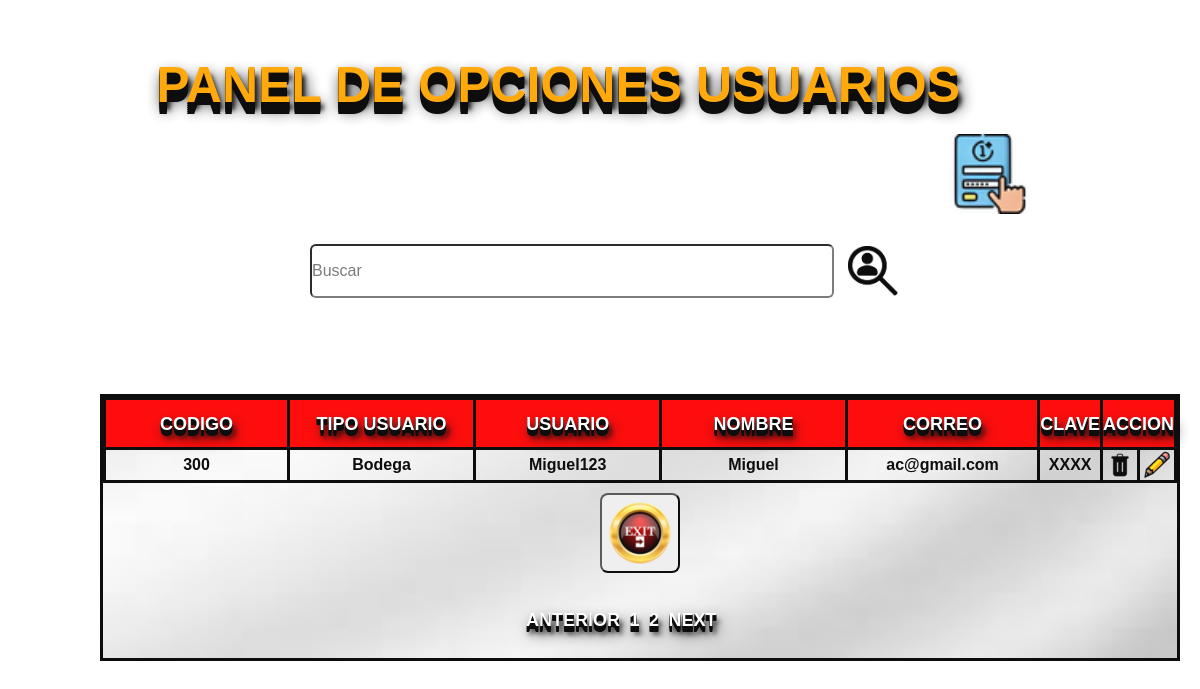
Screenshot of /tabla_usuario/index.php?pagina=2 with the database file from the repository.
### tables this page shows
CREATE TABLE `usuario` (
  `id_usu` int(12) NOT NULL,
  `nombre_usuario` varchar(40) DEFAULT NULL,
  `correo` varchar(50) DEFAULT NULL,
  `usuario` varchar(40) DEFAULT NULL,
  `clave` varchar(250) DEFAULT NULL,
  `id_rol` int(12) DEFAULT NULL
);

### tabla_usuario/index.php (the view, shortened to what this page needs)
<!DOCTYPE html>
<html lang="en">
<head>
    <link rel="stylesheet" href="../css/usuarios.css">
</head>
<body>
<?php
	include("../conexion/conexion.php");
	$registros=3;
	if(isset($_GET["pagina"])){
		if($_GET["pagina"]==1){
			header("Location:./index.php");
		}else{
			$pagina=$_GET["pagina"];
		}
	}else{
		$pagina=1;
	}
	$empieza=($pagina-1)*$registros;
	$sql_total="SELECT * FROM usuario where id_rol <=4";
	$resultado=$base->prepare($sql_total);
	$resultado->execute(array());
	$numfilas=$resultado->rowCount();
	$totalpagina=ceil($numfilas/$registros);
	$registros=$base->query("SELECT * FROM usuario where id_rol <=4 LIMIT $empieza, $registros")->fetchALL(PDO::FETCH_OBJ);
?>
<h3>PANEL DE OPCIONES USUARIOS</h3>
    <form method="post" action="buscar.php">
        <div id="nim">
            <a href="registrar.php">
                <button type="button" class="btn btn-primary">
                </button>
            </a>
        </div>
        <input class="buscar"  type="search" name="busca"  id="" placeholder="Buscar">
        <button id="but" class="uno">buscar</button>
        <br> <br>
        <div id="tag">
        <table  class="table">
        <tr>
            <th>Codigo</th>
            <th>Tipo usuario</th>
            <th >Usuario</th>
            <th >Nombre</th>
            <th >Correo</th>
            <th >Clave</th>
            <th colspan="2">Accion</th>
        </tr>
        <?php
            foreach ($registros as $move) {
        ?>
            <tr>
                <td><?php echo $move->id_usu;?></td>
                <?php
				if($move->id_rol==1){
					$aux="Administrador"
					?>
					<td><?php echo $aux;?></td>
				<?php
				}
				elseif($move->id_rol==2){
					$aux="Vendedor"
					?>
					<td><?php echo $aux;?></td>
				<?php
                }
				elseif($move->id_rol==3){
					$aux="Auditor"
					?>
					<td><?php echo $aux;?></td>
				<?php
                }
				else{
					$aux="Bodega"
					?>
					<td><?php echo $aux;?></td>
				<?php
                }
			    ?>
                <td><?php echo $move->usuario?></td>
                <td><?php echo $move->nombre_usuario?></td>
                <td><?php echo $move->correo?></td>
                <td><?php echo "XXXX"?></td>
                <td>
                    <a id="q1" href="eliminar.php?id=<?php echo $move->id_usu?> & nomb=<?php echo $move->nombre_usuario?>">
					    <img src="../imagenes/borrar.png" alt="eliminar">
                    </a>
                </td>
                <td>
                    <a id="q2" href="modificar.php?id=<?php echo $move->id_usu?> & nomb=<?php echo $move->nombre_usuario?>">
					    <img src="../imagenes/lapiz.png" alt="modificar">
                    </a>
                </td>
            </tr>
        <?php
        }
        ?>
    </div>
		<td>
			<a href="../administrador/index.php" onmouseup="window.close()">
                <input  id="bot" type="button" value="cerrar" name="cerrar" >
            </a>
		</td>
    </form>
    <div id="pagina">
        <nav>
            <ul>
                <li <?php  echo $_GET['pagina']=1?>>
                    <a href="index.php?pagina=<?php echo $_GET['pagina']=1 ?>">Anterior</a>
                </li>
                <?php
                for($i=0; $i<$totalpagina; $i++):?>
                <li  <?php echo $_GET ['pagina']==$i+1? 'active': ''?>">
                    <a href="index.php?pagina=<?php echo $i+1?>"><?php echo $i+1?></a>
                </li>
                <?php endfor?>
                <li <?php  echo $_GET['pagina']>=$totalpagina? 'disabled' : '' ?> ">
                    <a  href="index.php?pagina=<?php echo $_GET['pagina']+1 ?>">Next</a>
                </li>
            </ul>
        </nav>
    </div>
</body>
</html>

### css/usuarios.css (style rules this page uses)
* { margin: 0; padding: 0; box-sizing: border-box; }
body { background: url("../imagenes/fondo.png"); background-repeat: no-repeat; background-size: cover; font-weight: bold; background-attachment: fixed; font-family: Arial, Helvetica, sans-serif; opacity: .95; }
a { text-decoration: none; color: red; font-weight: bold; }
#nim a button { display: inline-block; color: transparent; width: 80px; height: 80px; padding: 0px 10px; background-image: url(../imagenes/registrarse.png); background-size: cover; background-repeat: no-repeat; border-radius: 5px; outline: none; border: none; cursor: pointer; text-align: center; transition: all 0.2s linear; margin-top: 7%; margin-left: 950px; letter-spacing: 0.05px; }
#tag { width: 90%; margin-top: 80px; margin-left: 100px; border: 3px solid #000; border-spacing: 0; border-collapse: separate; background: url("../imagenes/degradado.png") no-repeat center center; background-size: cover; color: black; float: left; text-align: center; }
#tag th { width: 20%; height: 50px; text-align: center; border: 3px solid #000; border-spacing: 1px; background: red; color: white; float: center; font-weight: bold; font: bold 18px/1 arial; text-transform: uppercase; text-shadow: 0 1px 0 black, 0 2px 0 black, 0 3px 0 black, 0 4px 0 black, 0 5px 0 black, 0 6px 0 black, 3px 8px 15px black, 3px 8px 5px black; }
#tag td { width: 20%; text-align: center; border: 3px solid #000; border-spacing: 0; background: transparent; }
.buscar { margin-top: 30px; margin-left: 310px; width: 520px; height: 50px; border-radius: 6px; }
.uno { display: inline-block; color: transparent; width: 50px; height: 50px; background-image: url(../imagenes/buscar.png); background-size: cover; background-repeat: no-repeat; border-radius: 5px; outline: none; border: none; cursor: pointer; text-align: center; transition: all 0.2s linear; margin-top: 30px; margin-left: 10px; letter-spacing: 0.05px; }
h3 { text-align: center; line-height: 11px; color: white; float: right; right: 240px; position: relative; align-items: center; top: 60px; font-weight: bold; font: bold 50px/1 arial; text-transform: uppercase; color: orange; text-shadow: 0 2px 0 black, 0 4px 0 black, 0 6px 0 black, 0 8px 0 black, 0 10px 0 black, 0 12px 0 black, 3px 8px 15px black, 3px 8px 5px black; }
#q1 { display: inline-block; color: transparent; width: 30px; height: 30px; background-size: cover; background-repeat: no-repeat; border-radius: 5px; outline: none; border: none; cursor: pointer; text-align: center; transition: all 0.2s linear; letter-spacing: 0.05px; }
#q2 { display: inline-block; color: transparent; width: 30px; height: 30px; background-size: cover; background-repeat: no-repeat; border-radius: 5px; outline: none; border: none; cursor: pointer; text-align: center; transition: all 0.2s linear; letter-spacing: 0.05px; }
#bot { height: 80px; width: 80px; color: transparent; background-image: url(../imagenes/cerrar.png); background-size: cover; background-repeat: no-repeat; border-radius: 8px; transition: transform 200ms, box-shadow 200ms; outline: none; margin-top: 10px; margin-left: auto; margin-bottom: 10px; }
#pagina { width: 200px; min-height: auto; font-family: Arial, Helvetica, sans-serif; height: auto; border-radius: 10px; margin: 2% auto; padding: 1.5%; }
#pagina nav { float: center; text-align: center; outline: none; width: 150%; margin-left:-35px; }
#pagina nav ul { display: inline; float: left; font-family: Arial, Helvetica, sans-serif; margin-top: -10px; justify-content:center; }
#pagina nav ul li { display: inline; font-family: Arial, Helvetica, sans-serif; border-spacing: 0; border-collapse: separate; border-radius: 10px; left:auto; margin-left:5px; }
#pagina nav ul li a { color: #fff; float: center; border-radius: 2px; -moz-border-radius: 2px; -webkit-border-radius: 2px; text-align: center; align-content: center; align-items: center; letter-spacing: 0px; font: bold 18px/1 arial; text-transform: uppercase; text-shadow: 0 1px 0 black, 0 2px 0 black, 0 3px 0 black, 0 4px 0 black, 0 5px 0 black, 0 6px 0 black, 3px 8px 15px black, 3px 8px 5px black; }

### rows the page displays
usuario: id_usu "300", id_rol "Bodega", usuario "Miguel123", nombre_usuario "Miguel", correo "ac@gmail.com"
